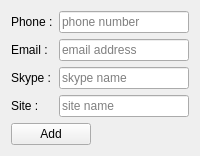
           <widget class="QWidget" name="tabChannels">
            <attribute name="title">
             <string>Channels</string>
            </attribute>
            <layout class="QFormLayout" name="formLayout_3">
             <property name="fieldGrowthPolicy">
              <enum>QFormLayout::AllNonFixedFieldsGrow</enum>
             </property>
             <item row="0" column="0">
              <widget class="QLabel" name="lbPhone">
               <property name="text">
                <string>Phone :</string>
               </property>
               <property name="alignment">
                <set>Qt::AlignLeading|Qt::AlignLeft|Qt::AlignVCenter</set>
               </property>
              </widget>
             </item>
             <item row="0" column="1">
              <widget class="QLineEdit" name="lePhone">
               <property name="placeholderText">
                <string>phone number</string>
               </property>
              </widget>
             </item>
             <item row="1" column="0">
              <widget class="QLabel" name="lbEmail">
               <property name="text">
                <string>Email :</string>
               </property>
               <property name="alignment">
                <set>Qt::AlignLeading|Qt::AlignLeft|Qt::AlignVCenter</set>
               </property>
              </widget>
             </item>
             <item row="1" column="1">
              <widget class="QLineEdit" name="leEmail">
               <property name="placeholderText">
                <string>email address</string>
               </property>
              </widget>
             </item>
             <item row="2" column="0">
              <widget class="QLabel" name="lbSkype">
               <property name="text">
                <string>Skype :</string>
               </property>
               <property name="alignment">
                <set>Qt::AlignLeading|Qt::AlignLeft|Qt::AlignVCenter</set>
               </property>
              </widget>
             </item>
             <item row="2" column="1">
              <widget class="QLineEdit" name="leSkype">
               <property name="placeholderText">
                <string>skype name</string>
               </property>
              </widget>
             </item>
             <item row="3" column="0">
              <widget class="QLabel" name="lbSite">
               <property name="text">
                <string>Site :</string>
               </property>
               <property name="alignment">
                <set>Qt::AlignLeading|Qt::AlignLeft|Qt::AlignVCenter</set>
               </property>
              </widget>
             </item>
             <item row="3" column="1">
              <widget class="QLineEdit" name="leSite">
               <property name="placeholderText">
                <string>site name</string>
               </property>
              </widget>
             </item>
             <item row="4" column="0" colspan="2">
              <widget class="QPushButton" name="pbAddChannels">
               <property name="minimumSize">
                <size>
                 <width>0</width>
                 <height>0</height>
                </size>
               </property>
               <property name="maximumSize">
                <size>
                 <width>80</width>
                 <height>16777215</height>
                </size>
               </property>
               <property name="text">
                <string>Add</string>
               </property>
               <property name="icon">
                <iconset resource="res.qrc">
                 <normaloff>:/newContact</normaloff>:/newContact</iconset>
               </property>
              </widget>
             </item>
            </layout>
           </widget>
